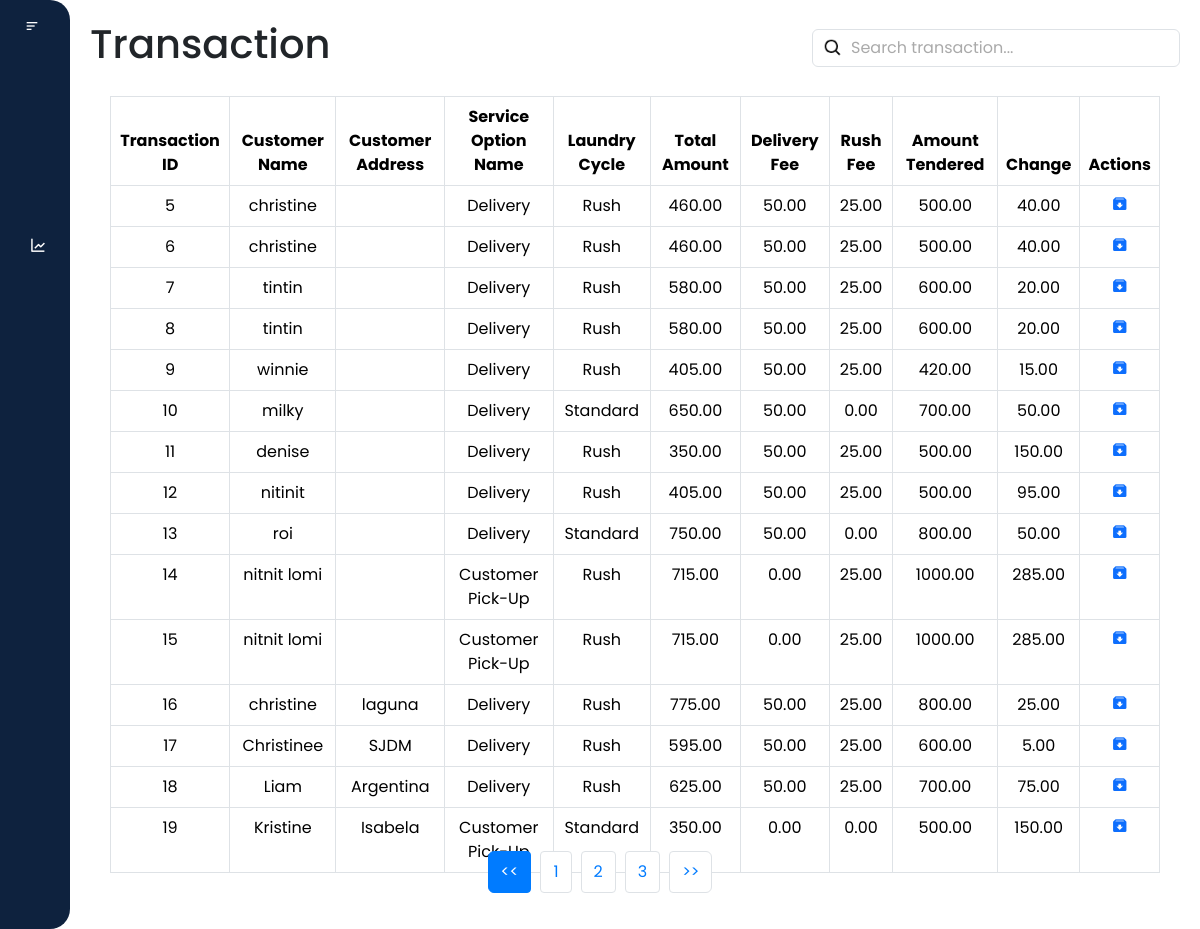
/transaction/transaction.php (signed in), run on the app's committed database.
### tables this page shows
CREATE TABLE `transaction` (
  `transaction_id` int(11) NOT NULL,
  `request_id` int(11) DEFAULT NULL,
  `customer_id` int(11) DEFAULT NULL,
  `customer_name` varchar(30) DEFAULT NULL,
  `province` varchar(255) NOT NULL,
  `city` varchar(255) NOT NULL,
  `customer_address` varchar(50) NOT NULL,
  `brgy` varchar(255) NOT NULL,
  `service_option_id` int(100) NOT NULL,
  `service_option_name` varchar(50) NOT NULL,
  `laundry_cycle` enum('Standard','Rush') NOT NULL,
  `total_amount` decimal(65,2) DEFAULT NULL,
  `delivery_fee` decimal(65,2) DEFAULT NULL,
  `rush_fee` decimal(65,2) DEFAULT NULL,
  `amount_tendered` decimal(65,2) DEFAULT NULL,
  `money_change` decimal(65,2) DEFAULT NULL
);

### transaction/transaction.php (the view, shortened to what this page needs)
<?php
require_once('transaction_db.php');
if(isset($_POST['search'])) {
    $search = $con->real_escape_string($_POST['search']);
    $query = "SELECT * FROM transaction WHERE customer_name LIKE '%$search%'
    OR transaction_id LIKE '%$search%'
    OR laundry_service_option LIKE '%$search%'
    OR laundry_category_option LIKE '%$search%'";
} else {
    $query = "SELECT * FROM transaction";
}
$result = mysqli_query($con, $query);
$data = [];
if ($result->num_rows > 0) {
    while ($row = $result->fetch_assoc()) {
        $data[] = $row;
    }
}
?>
<!DOCTYPE html>
<html lang="en">
<head>
    <link rel="stylesheet" href="transaction.css">
    <link rel="stylesheet" href="https://cdnjs.cloudflare.com/ajax/libs/font-awesome/5.15.3/css/all.min.css"
>
    <link href="https://cdn.jsdelivr.net/npm/bootstrap@5.3.3/dist/css/bootstrap.min.css" rel="stylesheet"
>
    <link href='https://unpkg.com/boxicons@2.1.4/css/boxicons.min.css' rel='stylesheet'>
    <link href="https://cdn.lineicons.com/4.0/lineicons.css" rel="stylesheet" />
</head>
<body>
    <div class="wrapper">
        <aside id="sidebar">
            <div class="d-flex">
                <button id="toggle-btn" type="button">
                    <i class="bx bx-menu-alt-left"></i>
                </button>
            </div>
            <ul class="sidebar-nav">
                <li class="sidebar-item">
                    <a href="/laundry_system/dashboard/dashboard.php" class="sidebar-link">
                    </a>
                </li>
                <li class="sidebar-item">
                    <a href="/laundry_system/profile/profile.php" class="sidebar-link">
                    </a>
                </li>
                <li class="sidebar-item">
                    <a href="/laundry_system/transaction/transaction.php" class="sidebar-link">
                    </a>
                </li>
                <li class="sidebar-item">
                    <a href="/laundry_system/sales_report/report.php" class="sidebar-link">
                        <i class='bx bx-line-chart'></i>
                    </a>
                </li>
            </ul>
            <div class="sidebar-footer">
                <a href="javascript:void(0)" class="sidebar-link" id="btn_logout">
                </a>
            </div>
        </aside>
        <div class="main-content">
            <nav>
                <div class="d-flex justify-content-between align-items-center">
                    <h1>Transaction</h1>
                    <div class="search_bar" m-1>
                        <input class="form-control" type="text" id="filter_transaction" placeholder="Search transaction...">
                    </div>
                </div>
            </nav>
            <div class="table-responsive">
                <table class="table table-bordered text-center">
                    <thead>
                        <tr class="bg-dark text-white">
                            <th>Transaction ID</th>
                            <th>Customer Name</th>
                            <th>Customer Address</th>
                            <th>Service Option Name</th>
                            <th>Laundry Cycle</th>
                            <th>Total Amount</th>
                            <th>Delivery Fee</th>
                            <th>Rush Fee</th>
                            <th>Amount Tendered</th>
                            <th>Change</th>
                            <th>Actions</th>
                        </tr>
                    </thead>
                    <tbody id="transaction_table">
                        <?php
                        if (!empty($data)) {
                            foreach ($data as $row) {
                                echo "<tr>";
                                echo "<td>{$row['transaction_id']}</td>";
                                echo "<td>{$row['customer_name']}</td>";
                                echo "<td>{$row['customer_address']}</td>";
                                echo "<td>{$row['service_option_name']}</td>";
                                echo "<td>{$row['laundry_cycle']}</td>";
                                echo "<td>{$row['total_amount']}</td>";
                                echo "<td>{$row['delivery_fee']}</td>";
                                echo "<td>{$row['rush_fee']}</td>";
                                echo "<td>{$row['amount_tendered']}</td>";
                                echo "<td>{$row['money_change']}</td>";
                                echo "<td>
                                    <a href='javascript:void(0);' class='archive-btn' data-id='{$row['customer_id']}'>
                                    <i class='bx bxs-archive-in'></i></a>
                                </td>";
                                echo "</tr>";
                            }
                        } else {
                            echo "<tr><td colspan='11'>No transactions found.</td></tr>";
                        }
                        ?>
                    </tbody>
                </table>
            </div>
            <nav aria-label="Page navigation">
                <ul class="pagination justify-content-center" id="pagination">
                </ul>
            </nav>
        </div>
    </div>
</body>
</html>

### transaction/transaction.css (style rules this page uses)
* { margin: 0; padding: 0; font-family: "Poppins", "Segoe UI"; box-sizing: border-box; }
html { scroll-behavior: smooth; }
a { text-decoration: none; }
li { list-style: none; }
h1 { font-weight: 600; font-size: 1.5 rem; }
body { font-family: 'Poppins', sans-serif; }
.wrapper { display: flex; width: 100%; height: 100vh; }
#sidebar { display: flex; height: 100%; overflow: auto; width: 70px; min-width: 70px; z-index: 1000; transition: all 0.25s ease-in-out; flex-direction: column; background-color: #0e223e; border-radius: 0 20px 20px 0; }
#toggle-btn { background-color: transparent; cursor: pointer; border: 0; padding: 1rem 1.5rem; }
#toggle-btn i { font-size: 1.5 rem; color: #fff; }
.sidebar-nav { padding: 2rem 0; flex: 1 1 auto; }
a.sidebar-link { padding: 0.625rem 1.625rem; color: #fff; display: block; font-size: 0.9rem; white-space: nowrap; border-left: 3px solid transparent; text-decoration: none; }
.sidebar-link i { font-size: 1.1rem; margin-right: 0.75rem; }
.sidebar-item { position: relative; }
.main-content { flex: 1; overflow-y: auto; padding: 20px; transition: margin-left 0.5s ease; }
.table-responsive { padding: 20px; }
.table { width: 100%; border-collapse: collapse; border: #b8c1ec; margin: 0; }
th, td { border: 1px solid #b8c1ec; padding: 8px; text-align: center; }
.pagination { display: flex; justify-content: center; padding-left: 0; list-style: none; border-radius: 0.25rem; margin-top: 20px; position: absolute; bottom: 20px; left: 0; right: 0; }
.search_bar { position: relative; }
.search_bar .form-control { padding-left: 38px; }
.search_bar .form-control::placeholder { color: #aaa; }
.search_bar .form-control { background-image: url('/laundry_system/images/search.png'); background-repeat: no-repeat; background-position: 10px center; background-size: 20px 20px; }

### data on the page
transaction: transaction_id "5", customer_name "christine", service_option_name "Delivery", laundry_cycle "Rush", total_amount "460.00", delivery_fee "50.00", rush_fee "25.00", amount_tendered "500.00", money_change "40.00"
transaction: transaction_id "6", customer_name "christine", service_option_name "Delivery", laundry_cycle "Rush", total_amount "460.00", delivery_fee "50.00", rush_fee "25.00", amount_tendered "500.00", money_change "40.00"
transaction: transaction_id "7", customer_name "tintin", service_option_name "Delivery", laundry_cycle "Rush", total_amount "580.00", delivery_fee "50.00", rush_fee "25.00", amount_tendered "600.00", money_change "20.00"
transaction: transaction_id "8", customer_name "tintin", service_option_name "Delivery", laundry_cycle "Rush", total_amount "580.00", delivery_fee "50.00", rush_fee "25.00", amount_tendered "600.00", money_change "20.00"
transaction: transaction_id "9", customer_name "winnie", service_option_name "Delivery", laundry_cycle "Rush", total_amount "405.00", delivery_fee "50.00", rush_fee "25.00", amount_tendered "420.00", money_change "15.00"
transaction: transaction_id "10", customer_name "milky", service_option_name "Delivery", laundry_cycle "Standard", total_amount "650.00", delivery_fee "50.00", rush_fee "0.00", amount_tendered "700.00", money_change "50.00"
transaction: transaction_id "11", customer_name "denise", service_option_name "Delivery", laundry_cycle "Rush", total_amount "350.00", delivery_fee "50.00", rush_fee "25.00", amount_tendered "500.00", money_change "150.00"
transaction: transaction_id "12", customer_name "nitinit", service_option_name "Delivery", laundry_cycle "Rush", total_amount "405.00", delivery_fee "50.00", rush_fee "25.00", amount_tendered "500.00", money_change "95.00"
transaction: transaction_id "13", customer_name "roi", service_option_name "Delivery", laundry_cycle "Standard", total_amount "750.00", delivery_fee "50.00", rush_fee "0.00", amount_tendered "800.00", money_change "50.00"
transaction: transaction_id "14", customer_name "nitnit lomi", service_option_name "Customer Pick-Up", laundry_cycle "Rush", total_amount "715.00", delivery_fee "0.00", rush_fee "25.00", amount_tendered "1000.00", money_change "285.00"
transaction: transaction_id "15", customer_name "nitnit lomi", service_option_name "Customer Pick-Up", laundry_cycle "Rush", total_amount "715.00", delivery_fee "0.00", rush_fee "25.00", amount_tendered "1000.00", money_change "285.00"
transaction: transaction_id "16", customer_name "christine", customer_address "laguna", service_option_name "Delivery", laundry_cycle "Rush", total_amount "775.00", delivery_fee "50.00", rush_fee "25.00", amount_tendered "800.00", money_change "25.00"
transaction: transaction_id "17", customer_name "Christinee", customer_address "SJDM", service_option_name "Delivery", laundry_cycle "Rush", total_amount "595.00", delivery_fee "50.00", rush_fee "25.00", amount_tendered "600.00", money_change "5.00"
transaction: transaction_id "18", customer_name "Liam", customer_address "Argentina", service_option_name "Delivery", laundry_cycle "Rush", total_amount "625.00", delivery_fee "50.00", rush_fee "25.00", amount_tendered "700.00", money_change "75.00"
transaction: transaction_id "19", customer_name "Kristine", customer_address "Isabela", service_option_name "Customer…", laundry_cycle "Standard", total_amount "350.00", delivery_fee "0.00", rush_fee "0.00", amount_tendered "500.00", money_change "150.00"
